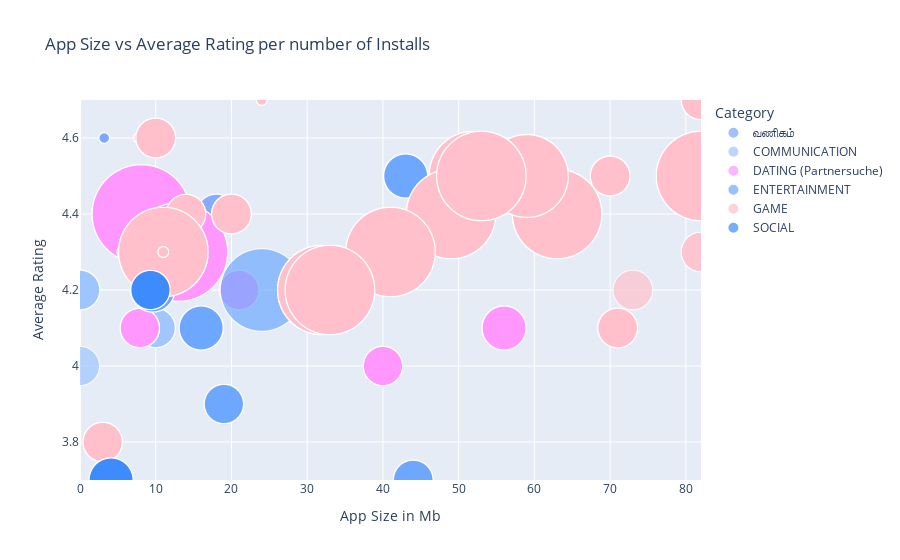

Source (notebook cell):
### Code cell
color_map = {
        'GAME': 'pink', #Highlighting Games bubbles with pink color
    
        'सौंदर्य': '#A6C8FF', #the translated group also deserves a new color group
        'வணிகம்': '#7AA6FF',
        'Partnersuche': '#4D7CFE',
    
        'COMICS': '#CFE2FF', #other categories have shades of blue for better aesthetics
        'COMMUNICATION': '#9EC5FE', 
        'ENTERTAINMENT': '#6EA8FE',
        'SOCIAL': '#3D8BFD'
}

fig15 = px.scatter(
        filtered_bubble,
        x='Size', #here we used the x axis as size
        y='Rating', #y axis as rating
        size='Installs', #size of the bubbles are number of installs
        color='Category', #color as category
        hover_name='App', 
        size_max= len(filtered_bubble), #this will create bubbles as per the size of the apps in the filtered dataset
        title='App Size vs Average Rating per number of Installs',
        color_discrete_map=color_map
    )

fig15.update_layout(
    xaxis_title='App Size in Mb',
    yaxis_title='Average Rating'
)

fig15.show()

if 17 <= current_hr < 19:
    #saved the plot to make it appear in the html file
    save_plot_as_html(fig15, "Bubble_Chart.html", "In this chart it is clearly observable that games have much more ratings as compared to other categories even though games have comparatively higher app size")
    print("The Bubble Chart is live on the web dashboard")
else:
    print("The Bubble Chart is only available between 5 PM IST and 7 PM IST")

### Figure 1 — Plotly figure (JSON) as saved in the notebook; plotly's stock layout.template omitted (floating-point values rounded to 4 significant figures; data arrays with more than 128 entries replaced by an {"elided": "..."} marker saying what was removed)
{"data": [{"hovertemplate": "<b>%{hovertext}</b><br><br>Category=வணிகம்<br>Size=%{x}<br>Rating=%{y}<br>Installs=%{marker.size}<extra></extra>", "hovertext": ["Google Primer", "Google Primer", "Box", "Box", "Box", "Box", "Box", "Box", "Box", "Box", "Box", "Box", "Box", "Box", "Box", "Box", "Box", "Box", "Box", "Box", "Box", "Box", "Box", "Box", "Box", "Box", "Box", "Box", "Box", "Box", "Box", "Box", "Box", "Box", "Box", "Box", "Box", "Box", "Box", "Box", "Box", "Box", "Box", "Box", "Box", "Box", "Box", "Box", "Box", "Box", "Box", "Box", "Box", "Box", "Box", "Box", "Call Blocker", "Call Blocker", "Call Blocker"], "legendgroup": "வணிகம்", "marker": {"color": "#7AA6FF", "size": [10000000, 10000000, 10000000, 10000000, 10000000, 10000000, 10000000, 10000000, 10000000, 10000000, 10000000, 10000000, 10000000, 10000000, 10000000, 10000000, 10000000, 10000000, 10000000, 10000000, 10000000, 10000000, 10000000, 10000000, 10000000, 10000000, 10000000, 10000000, 10000000, 10000000, 10000000, 10000000, 10000000, 10000000, 10000000, 10000000, 10000000, 10000000, 10000000, 10000000, 10000000, 10000000, 10000000, 10000000, 10000000, 10000000, 10000000, 10000000, 10000000, 10000000, 10000000, 10000000, 10000000, 10000000, 10000000, 10000000, 5000000, 5000000, 5000000], "sizemode": "area", "sizeref": 51.42, "symbol": "circle"}, "mode": "markers", "name": "வணிகம்", "showlegend": true, "type": "scattergl", "x": [18.0, 18.0, NaN, NaN, NaN, NaN, NaN, NaN, NaN, NaN, NaN, NaN, NaN, NaN, NaN, NaN, NaN, NaN, NaN, NaN, NaN, NaN, NaN, NaN, NaN, NaN, NaN, NaN, NaN, NaN, NaN, NaN, NaN, NaN, NaN, NaN, NaN, NaN, NaN, NaN, NaN, NaN, NaN, NaN, NaN, NaN, NaN, NaN, NaN, NaN, NaN, NaN, NaN, NaN, NaN, NaN, 3.2, 3.2, 3.2], "xaxis": "x", "y": [4.4, 4.4, 4.2, 4.2, 4.2, 4.2, 4.2, 4.2, 4.2, 4.2, 4.2, 4.2, 4.2, 4.2, 4.2, 4.2, 4.2, 4.2, 4.2, 4.2, 4.2, 4.2, 4.2, 4.2, 4.2, 4.2, 4.2, 4.2, 4.2, 4.2, 4.2, 4.2, 4.2, 4.2, 4.2, 4.2, 4.2, 4.2, 4.2, 4.2, 4.2, 4.2, 4.2, 4.2, 4.2, 4.2, 4.2, 4.2, 4.2, 4.2, 4.2, 4.2, 4.2, 4.2, 4.2, 4.2, 4.6, 4.6, 4.6], "yaxis": "y"}, {"hovertemplate": "<b>%{hovertext}</b><br><br>Category=COMMUNICATION<br>Size=%{x}<br>Rating=%{y}<br>Installs=%{marker.size}<extra></extra>", "hovertext": {"elided": "206 str values"}, "legendgroup": "COMMUNICATION", "marker": {"color": "#9EC5FE", "size": {"elided": "206 int values"}, "sizemode": "area", "sizeref": 51.42, "symbol": "circle"}, "mode": "markers", "name": "COMMUNICATION", "showlegend": true, "type": "scattergl", "x": {"elided": "206 float values"}, "xaxis": "x", "y": {"elided": "206 float values"}, "yaxis": "y"}, {"hovertemplate": "<b>%{hovertext}</b><br><br>Category=DATING (Partnersuche)<br>Size=%{x}<br>Rating=%{y}<br>Installs=%{marker.size}<extra></extra>", "hovertext": {"elided": "354 str values"}, "legendgroup": "DATING (Partnersuche)", "marker": {"color": "#FF97FF", "size": {"elided": "354 int values"}, "sizemode": "area", "sizeref": 51.42, "symbol": "circle"}, "mode": "markers", "name": "DATING (Partnersuche)", "showlegend": true, "type": "scattergl", "x": {"elided": "354 float values"}, "xaxis": "x", "y": {"elided": "354 float values"}, "yaxis": "y"}, {"hovertemplate": "<b>%{hovertext}</b><br><br>Category=ENTERTAINMENT<br>Size=%{x}<br>Rating=%{y}<br>Installs=%{marker.size}<extra></extra>", "hovertext": {"elided": "272 str values"}, "legendgroup": "ENTERTAINMENT", "marker": {"color": "#6EA8FE", "size": {"elided": "272 int values"}, "sizemode": "area", "sizeref": 51.42, "symbol": "circle"}, "mode": "markers", "name": "ENTERTAINMENT", "showlegend": true, "type": "scattergl", "x": {"elided": "272 float values"}, "xaxis": "x", "y": {"elided": "272 float values"}, "yaxis": "y"}, {"hovertemplate": "<b>%{hovertext}</b><br><br>Category=GAME<br>Size=%{x}<br>Rating=%{y}<br>Installs=%{marker.size}<extra></extra>", "hovertext": {"elided": "3181 str values"}, "legendgroup": "GAME", "marker": {"color": "pink", "size": {"elided": "3181 int values"}, "sizemode": "area", "sizeref": 51.42, "symbol": "circle"}, "mode": "markers", "name": "GAME", "showlegend": true, "type": "scattergl", "x": {"elided": "3181 float values"}, "xaxis": "x", "y": {"elided": "3181 float values"}, "yaxis": "y"}, {"hovertemplate": "<b>%{hovertext}</b><br><br>Category=SOCIAL<br>Size=%{x}<br>Rating=%{y}<br>Installs=%{marker.size}<extra></extra>", "hovertext": {"elided": "338 str values"}, "legendgroup": "SOCIAL", "marker": {"color": "#3D8BFD", "size": {"elided": "338 int values"}, "sizemode": "area", "sizeref": 51.42, "symbol": "circle"}, "mode": "markers", "name": "SOCIAL", "showlegend": true, "type": "scattergl", "x": {"elided": "338 float values"}, "xaxis": "x", "y": {"elided": "338 float values"}, "yaxis": "y"}], "layout": {"legend": {"itemsizing": "constant", "title": {"text": "Category"}, "tracegroupgap": 0}, "title": {"text": "App Size vs Average Rating per number of Installs"}, "xaxis": {"anchor": "y", "domain": [0, 1], "title": {"text": "App Size in Mb"}}, "yaxis": {"anchor": "x", "domain": [0, 1], "title": {"text": "Average Rating"}}}}
